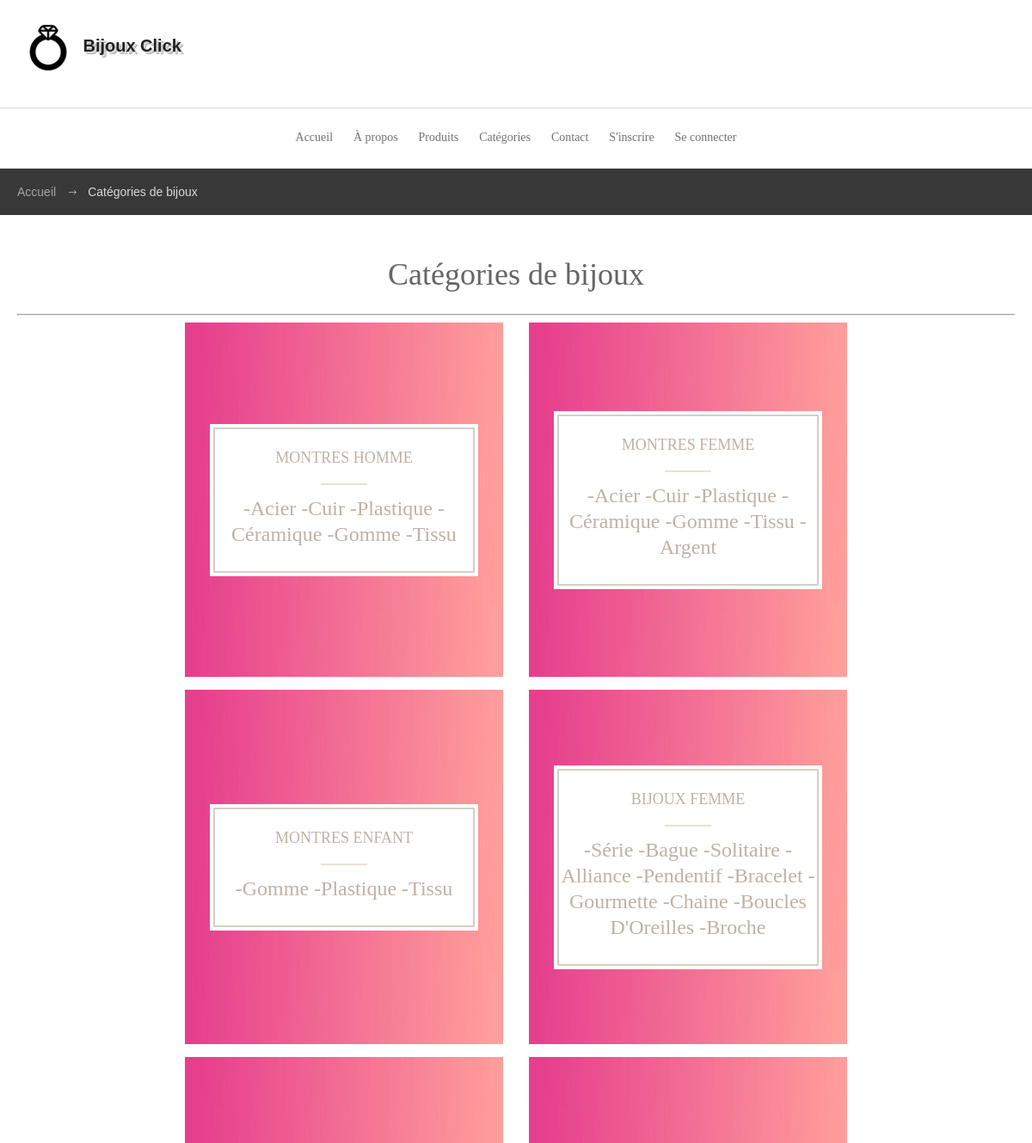
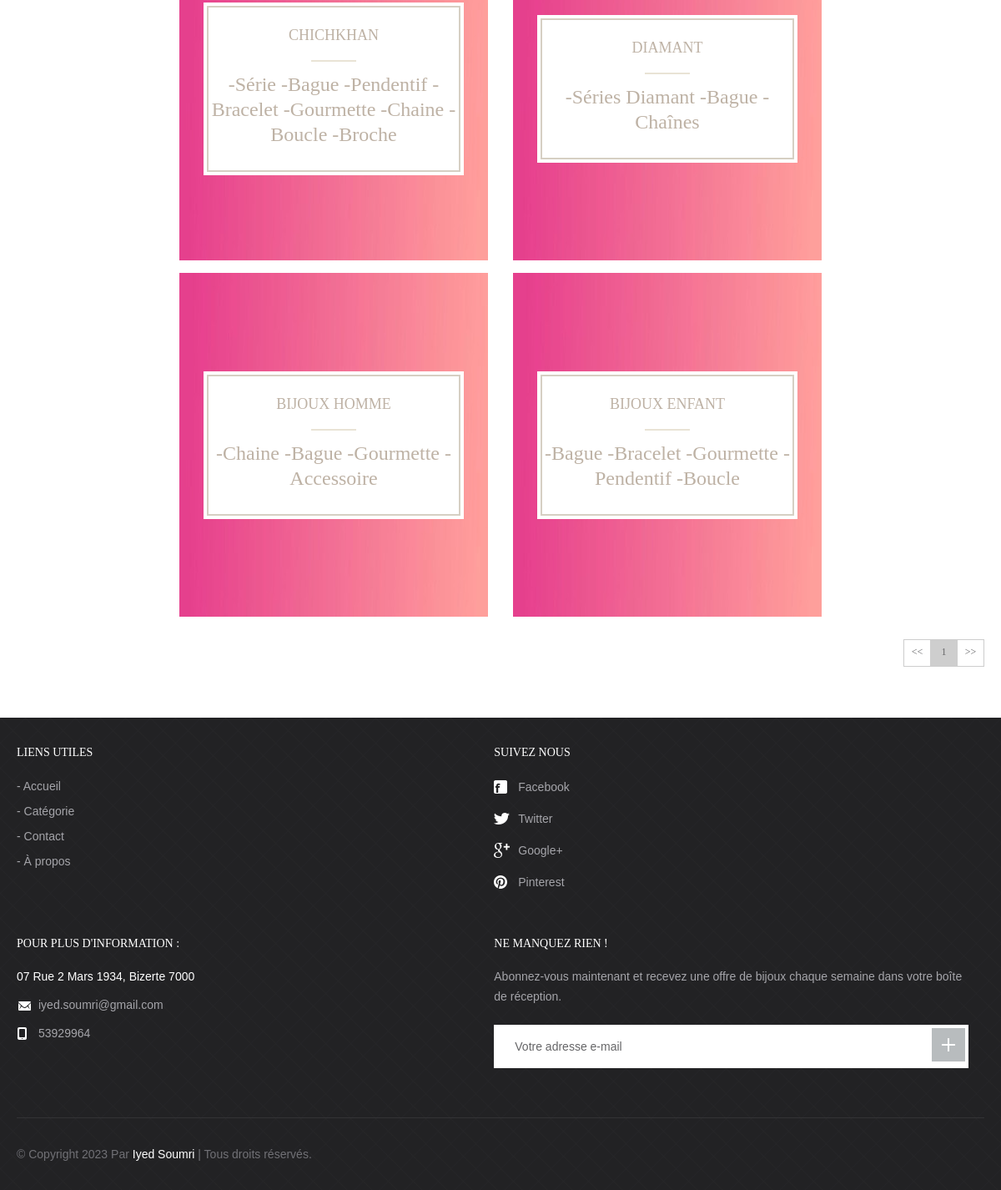
Page /BijouxClick/category.php on the committed database (2 pictures, top to bottom).
### tables this page shows
CREATE TABLE `category` (
  `id` int(11) NOT NULL,
  `categoryName` varchar(255) DEFAULT NULL,
  `categoryDescription` longtext DEFAULT NULL,
  `creationDate` timestamp NOT NULL DEFAULT current_timestamp(),
  `updationDate` timestamp NULL DEFAULT NULL ON UPDATE current_timestamp(),
  `createdBy` int(11) DEFAULT NULL
);

CREATE TABLE `tblpage` (
  `ID` int(10) NOT NULL,
  `PageType` varchar(200) DEFAULT NULL,
  `PageTitle` mediumtext DEFAULT NULL,
  `PageDescription` mediumtext DEFAULT NULL,
  `Email` varchar(200) DEFAULT NULL,
  `MobileNumber` bigint(10) DEFAULT NULL,
  `UpdationDate` date DEFAULT NULL,
  `Timing` varchar(200) NOT NULL
);

### BijouxClick/category.php (the view, shortened to what this page needs)
<?php
include('includes/config.php');
?>
<!DOCTYPE html>
<html lang="fr">
<head>
	<link rel="stylesheet" media="all" href="css/style.css">
</head>
<body>
	<?php include_once('includes/header.php');?>
	<div id="breadcrumbs">
		<div class="container">
			<ul>
				<li><a href="index.php">Accueil</a></li>
				<li>Catégories de bijoux</li>
			</ul>
		</div>
	</div>
	<div id="body">
		<div class="container">
		<h1 align="center">Catégories de bijoux</h1>
		<hr />
			<section class="quick-links">
				<?php
				if (isset($_GET['page_no']) && $_GET['page_no'] != "") {
					$page_no = $_GET['page_no'];
				} else {
					$page_no = 1;
				}
				$total_records_per_page = 10;
				$offset = ($page_no - 1) * $total_records_per_page;
				$previous_page = $page_no - 1;
				$next_page = $page_no + 1;
				$result_count = mysqli_query($con, "SELECT COUNT(*) AS total_records FROM category");
				$total_records = mysqli_fetch_array($result_count)['total_records'];
				$total_no_of_pages = ceil($total_records / $total_records_per_page);
				$ret = mysqli_query($con, "SELECT * FROM category LIMIT $offset, $total_records_per_page");
				while ($row = mysqli_fetch_array($ret)) {
				?>
					<article style="background-image: url(images/2.jpg)">
						<a href="subcategory.php?scid=<?php echo $row['id']; ?>&amp;catname=<?php echo $row['categoryName']; ?>" class="table">
							<div class="cell">
								<div class="text">
									<h4><?php echo $row['categoryName']; ?></h4>
									<hr>
									<h3><?php echo $row['categoryDescription']; ?></h3>
								</div>
							</div>
						</a>
					</article>
				<?php } ?>
			</section>
			<div class="pagination">
				<ul>
					<li <?php if ($page_no <= 1) {
							echo "class='disabled'";
						} ?>>
						<a <?php if ($page_no > 1) {
								echo "href='?page_no=$previous_page'";
							} ?>><<</a>
					</li>
					<?php
					if ($total_no_of_pages <= 10) {
						for ($counter = 1; $counter <= $total_no_of_pages; $counter++) {
							if ($counter == $page_no) {
								echo "<li class='active'><a>$counter</a></li>";
							} else {
								echo "<li><a href='?page_no=$counter'>$counter</a></li>";
							}
						}
					}
					?>
					<li <?php if ($page_no >= $total_no_of_pages) {
							echo "class='disabled'";
						} ?>>
						<a <?php if ($page_no < $total_no_of_pages) {
								echo "href='?page_no=$next_page'";
							} ?>>>></a>
					</li>
				</ul>
			</div>
		</div>
	</div>
	<?php include_once('includes/footer.php'); ?>
</body>
</html>

### BijouxClick/includes/footer.php (shortened to what this page needs)
<footer id="footer">
              <div class="container">
                     <div class="cols">
                            <div class="col">
                                   <h3>Liens utiles</h3>
                                   <ul>
                                          <li><a href="index.php">Accueil</a></li>
                                          <li><a href="category.php">Catégorie</a></li>
                                          <li><a href="contact.php">Contact</a></li>
                                          <li><a href="about.php">À propos</a></li>
                                   </ul>
                            </div>
                            <div class="col media">
                                   <h3>Suivez nous</h3>
                                   <ul class="social">
                                          <li><a href="https://www.facebook.com/IyedSoumriOfficial/"><span class="ico ico-fb"></span>Facebook</a></li>
                                          <li><a href="https://twitter.com/login?lang=fr"><span class="ico ico-tw"></span>Twitter</a></li>
                                          <li><a href="https://accounts.google.com/ServiceLogin?ltmpl=mobNH"><span class="ico ico-gp"></span>Google+</a></li>
                                          <li><a href="https://www.pinterest.fr/"><span class="ico ico-pi"></span>Pinterest</a></li>
                                   </ul>
                            </div>
                            <div class="col contact">
                                   <?php
$ret=mysqli_query($con,"select * from tblpage where PageType='contactus' ");
while ($row=mysqli_fetch_array($ret)) {
?>
                                   <h3><?php  echo $row['PageTitle'];?></h3>
                                   <p style="color: white"><?php  echo $row['PageDescription'];?></p>
                                   <p><span class="ico ico-em"></span><?php  echo $row['Email'];?></p>
                                   <p><span class="ico ico-ph"></span><?php  echo $row['MobileNumber'];?></p><?php } ?>
                            </div>
                            <div class="col newsletter">
                                   <h3>NE MANQUEZ RIEN !</h3>
                                   <p>Abonnez-vous maintenant et recevez une offre de bijoux chaque semaine dans votre boîte de réception.</p>
                                   <form action="#" method="post">
                                         <input type="email" name="email" placeholder="Votre adresse e-mail">
                                          <button type="submit" name="sub"></button>
                                   </form>
                            </div>
                     </div>
                     <p class="copy">&copy; Copyright <?= date('Y'); ?> Par <span style="color:#FFFFFF">Iyed Soumri</span> | Tous droits réservés.</p>
              </div>
       </footer>

### rows in the picture
category: categoryName "MONTRES HOMME", categoryDescription "-Acier -Cuir -Plastique -Céramique -Gomme -Tissu"
category: categoryName "MONTRES FEMME", categoryDescription "-Acier -Cuir -Plastique -Céramique -Gomme -Tissu -Argent"
category: categoryName "MONTRES ENFANT", categoryDescription "-Gomme -Plastique -Tissu"
category: categoryName "BIJOUX FEMME", categoryDescription "-Série -Bague -Solitaire -Alliance -Pendentif -Bracelet -Gourmette -Chaine -Boucles D'Oreilles -Broche"
category: categoryName "CHICHKHAN", categoryDescription "-Série -Bague -Pendentif -Bracelet -Gourmette -Chaine -Boucle -Broche"
category: categoryName "DIAMANT", categoryDescription "-Séries Diamant -Bague -Chaînes"
category: categoryName "BIJOUX HOMME", categoryDescription "-Chaine -Bague -Gourmette -Accessoire"
category: categoryName "BIJOUX ENFANT", categoryDescription "-Bague -Bracelet -Gourmette -Pendentif -Boucle"
tblpage: PageTitle "POUR PLUS D'INFORMATION :", PageDescription "07 Rue 2 Mars 1934, Bizerte 7000", Email "iyed.soumri@gmail.com", MobileNumber "53929964"
